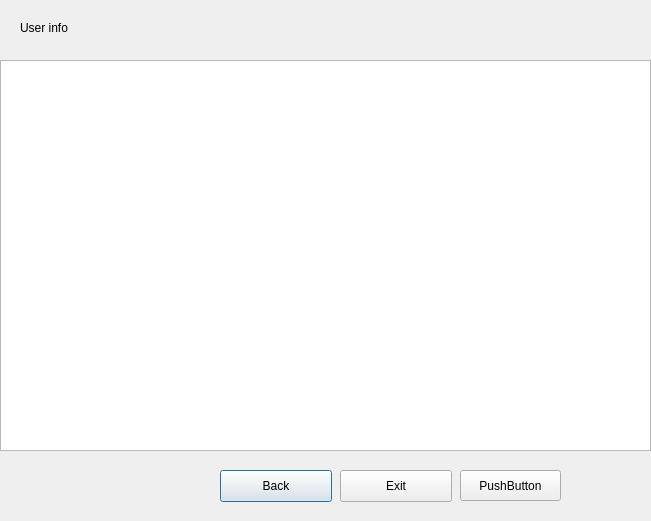
<?xml version="1.0" encoding="UTF-8"?>
<ui version="4.0">
 <class>Dialog</class>
 <widget class="QDialog" name="Dialog">
  <property name="geometry">
   <rect>
    <x>0</x>
    <y>0</y>
    <width>651</width>
    <height>521</height>
   </rect>
  </property>
  <property name="windowTitle">
   <string>Dialog</string>
  </property>
  <widget class="QTableWidget" name="tableWidget">
   <property name="geometry">
    <rect>
     <x>0</x>
     <y>60</y>
     <width>651</width>
     <height>391</height>
    </rect>
   </property>
  </widget>
  <widget class="QLabel" name="label">
   <property name="geometry">
    <rect>
     <x>20</x>
     <y>20</y>
     <width>58</width>
     <height>16</height>
    </rect>
   </property>
   <property name="text">
    <string>User info</string>
   </property>
  </widget>
  <widget class="QPushButton" name="pushButton">
   <property name="geometry">
    <rect>
     <x>220</x>
     <y>470</y>
     <width>112</width>
     <height>32</height>
    </rect>
   </property>
   <property name="text">
    <string>Back</string>
   </property>
  </widget>
  <widget class="QPushButton" name="pushButton_2">
   <property name="geometry">
    <rect>
     <x>340</x>
     <y>470</y>
     <width>112</width>
     <height>32</height>
    </rect>
   </property>
   <property name="text">
    <string>Exit</string>
   </property>
  </widget>
  <widget class="QPushButton" name="detailButton">
   <property name="geometry">
    <rect>
     <x>460</x>
     <y>470</y>
     <width>101</width>
     <height>31</height>
    </rect>
   </property>
   <property name="text">
    <string>PushButton</string>
   </property>
  </widget>
 </widget>
 <resources/>
 <connections/>
</ui>
